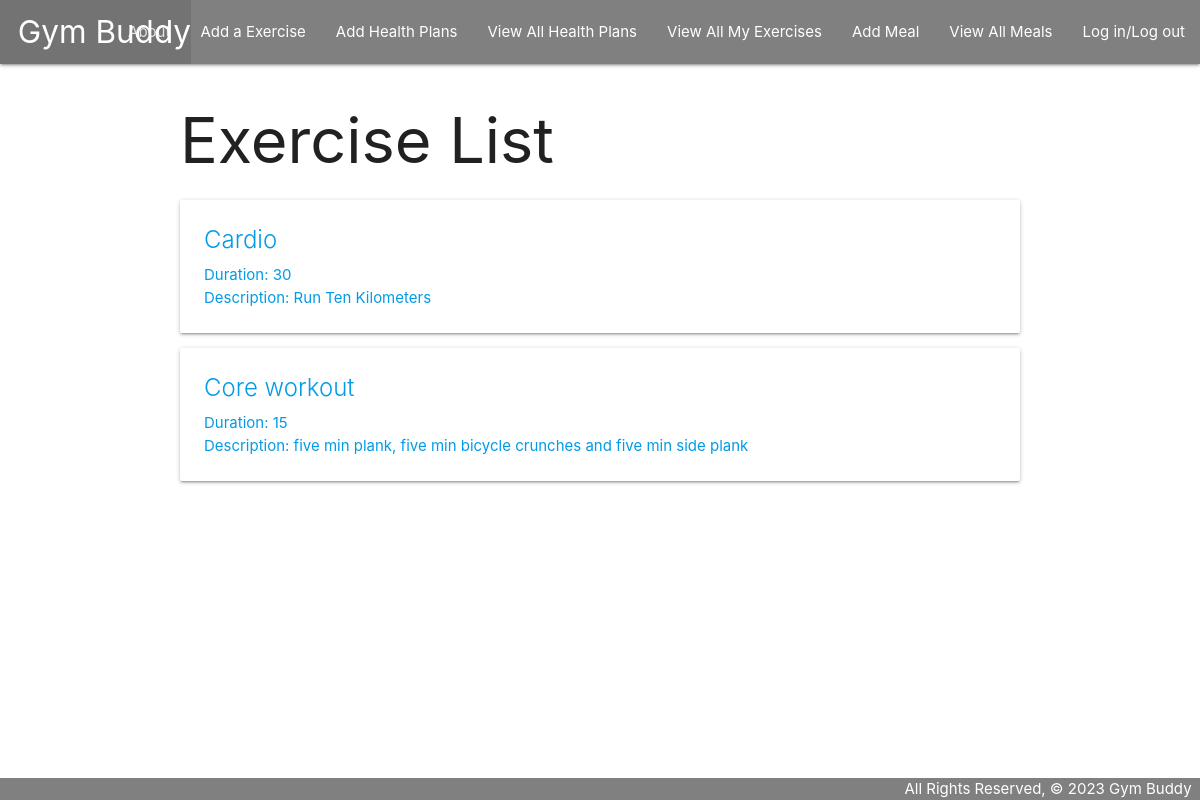
The app's page /exercises/, older data.
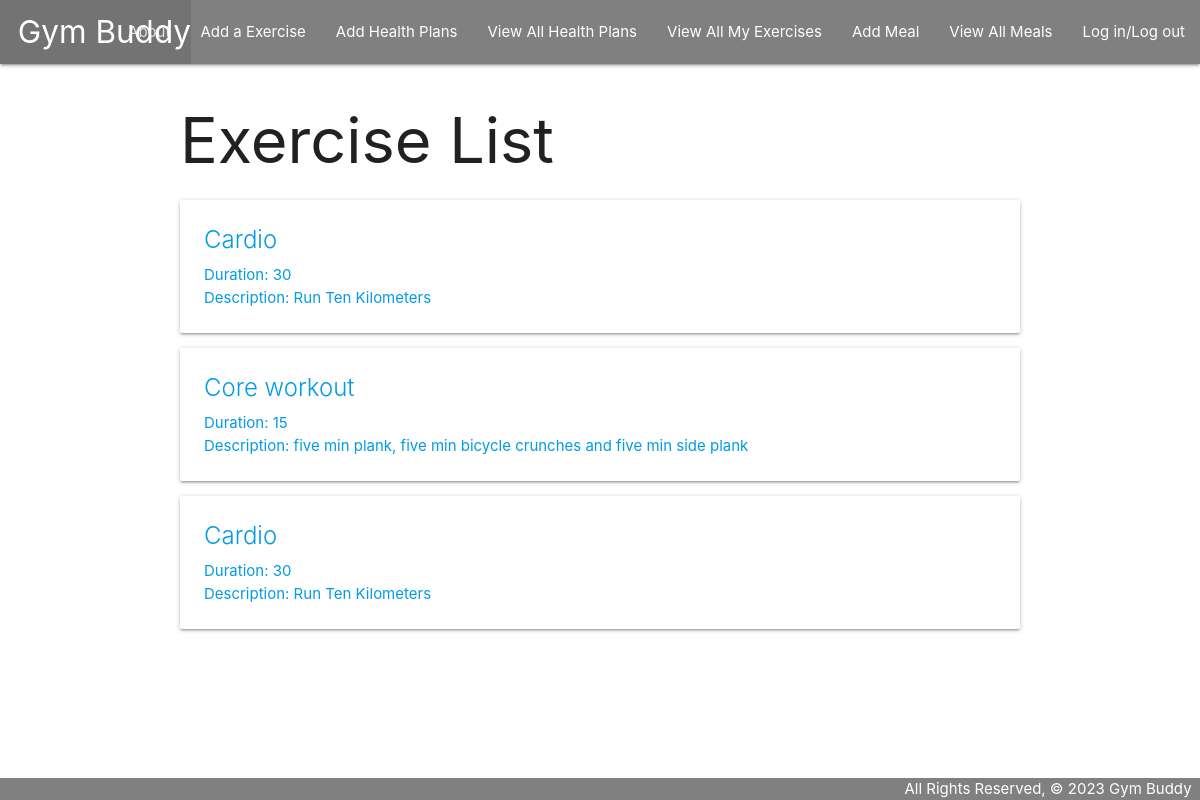
The same page, newer data.
### main_app/models.py (models this page shows, shortened)
class Exercise(models.Model):
    TypeOfWorkout = models.CharField(max_length=100)
    duration = models.IntegerField()
    description = models.TextField(max_length=250)

### main_app/views.py (the view)
# urls.py: path('exercises/', views.ExerciseList.as_view(), name='exercises_index'),
class ExerciseList(ListView):
  model = Exercise

### main_app/templates/main_app/exercise_list.html (shortened to what this page needs)
{% extends 'base.html' %} {% block content %}
<h1>Exercise List</h1>
{% for exercise in exercise_list %}
<div class="card">
  <a href="{% url 'exercises_detail' exercise.id %}">
    <div class="card-content">
      <span class="card-title"> {{exercise.TypeOfWorkout}} </span>
      <p>Duration: {{exercise.duration}}</p>
      <p>Description: {{exercise.description}}</p>
    </div>
  </div>
{% endfor %} {% endblock %}

Row changes from the older to the newer data that the page shows:
added Exercise: TypeOfWorkout "Cardio", duration "30", description "Run Ten Kilometers"
